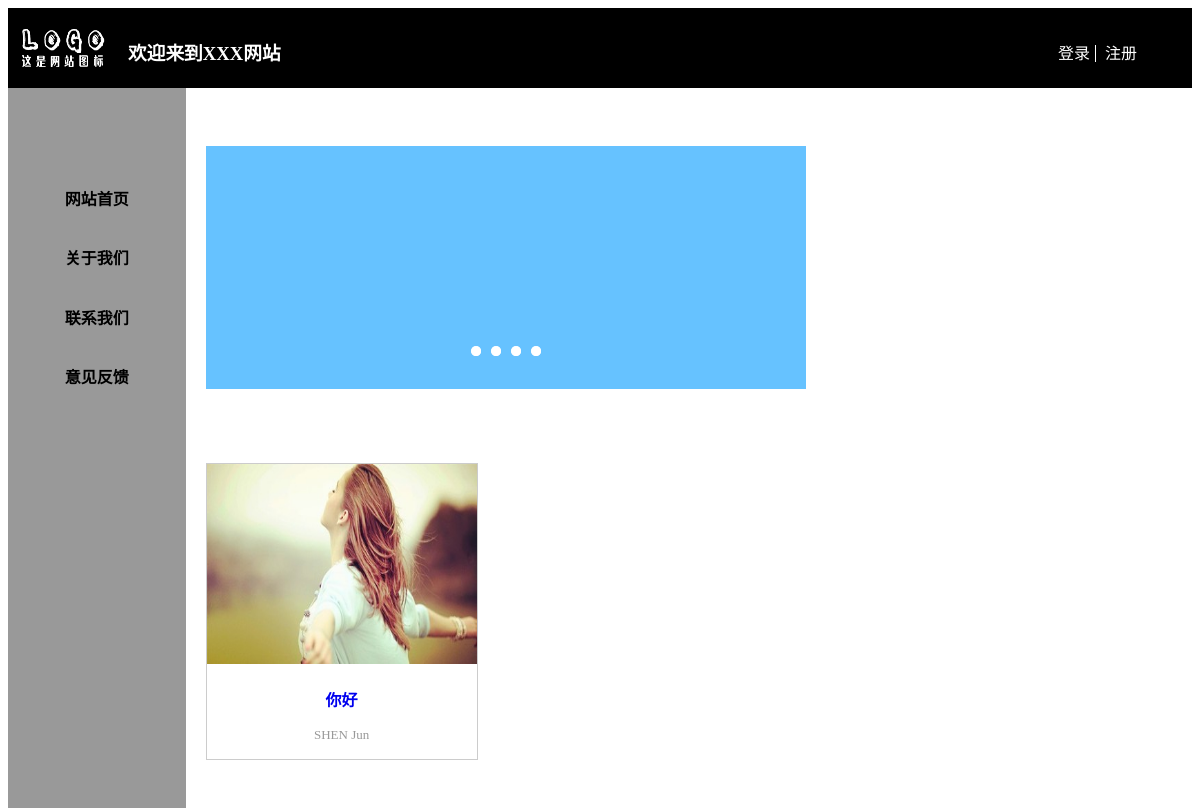
The app's page /blog/artcle, older data.
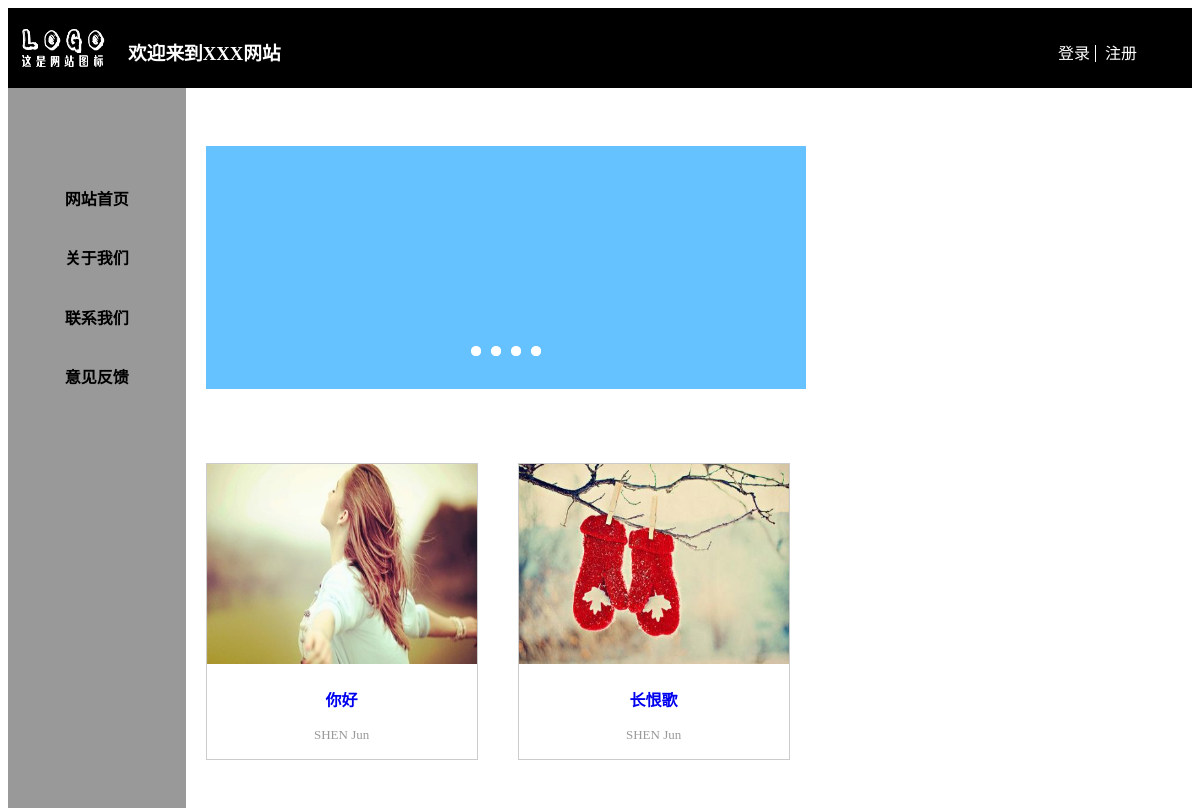
The same page, newer data.
### blog/models.py (models this page shows, shortened)
@python_2_unicode_compatible
class Article(models.Model):
    title = models.CharField(max_length=50)
    author = models.ForeignKey(Author)
    content = models.TextField()
    score = models.IntegerField()  # 文章的打分
    tags = models.ManyToManyField('Tag')

@python_2_unicode_compatible
class Author(models.Model):
    name = models.CharField(max_length=50)
    qq = models.CharField(max_length=10)
    addr = models.TextField()
    email = models.EmailField()
    def __str__(self):
        return self.name

### blog/views.py (the view)
class ArticleView(generic.ListView):
    template_name = 'blog/HomePage.html'
    context_object_name = 'article_list'
    def get_queryset(self):
        return Article.objects.order_by('title')[:5]

### blog/templates/blog/HomePage.html (shortened to what this page needs)
<!doctype html>
{% load staticfiles %}
<html>
<head>
<link rel="stylesheet" type="text/css" href="{% static 'blog/HomePage.css' %}"/>
</head>
<body>
<header>
  <img src="{%static 'blog/images/logo.png' %}" alt="logo"/>
  <h3>欢迎来到XXX网站</h3>
  <div id="reg">
    <span><a href="#">登录</a></span>
    <a href="#">注册</a>
  </div>
</header>
<div id="main">
  <nav>
    <ul>
      <li><a href="#">网站首页</a></li>
      <li><a href="#">关于我们</a></li>
      <li><a href="#">联系我们</a></li>
      <li><a href="#">意见反馈</a></li>
    </ul>
  </nav>
  {% if article_list %}
  <section>
    <div id="FocusImg">
      <img src="{%static 'blog/images/焦点图.png' %}" alt="焦点图">
    </div>
    {% for article in article_list %}
  <div class="responsive">
    <a href="{% url 'blog:detail' article.id %}">
    <div class="img">
        <img src="{% static 'blog/images/'%}{{forloop.counter}}.jpg" alt="1" width="300" height="200"/>
      <div class="desc">
        <p class="title">{{ article.title}}</p>
        <p class="brief">{{ article.author}}</p>
      </div>
    </div>
      {% endfor %}
    </a>
  </div>
  </section>
  {% endif %}
</div>
</body>
</html>

### blog/static/blog/HomePage.css (style rules this page uses)
header { height:80px; width:100%; background-color:#000; color:#FFF; }
header img { position:absolute; width:90px; height:60px; margin:10px; }
header h3 { position:absolute; margin:30px 120px; }
#reg { float:right; margin:32px 50px; }
#reg a { color:#FFF; font-size:16px; text-decoration:none; padding:5px; }
#reg span { border-right:1px solid #FFF; margin:0px; }
nav { width:15%; height:800px; background-color:#999; float:left; }
nav ul { list-style-type:none; margin:80px 0 0 0; padding:0; overflow:hidden; }
nav a:link,a:visited { display:block; text-decoration:none; font-size:16px; font-weight:bold; color:#000; padding:10%; text-align:center; }
section { width:80%; background-color:#FFF; color:#666666; float:left }
#FocusImg { margin:50px 20px; }
.img { margin:20px; border:1px solid #ccc; float:left; width:270px; }
.img img { width:100%; height:200px; }
.desc { padding:3px; text-align:center; }
.title { font-weight:bold; }
.brief { font-size:small; color:#999; }

Row changes from the older to the newer data that the page shows:
added Article: shows a picture, title "长恨歌", author "SHEN Jun"
